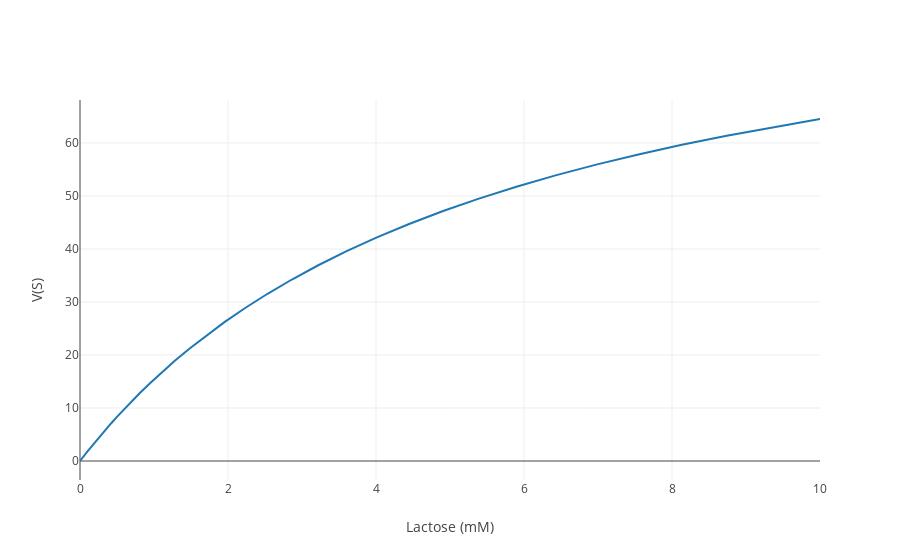

Write notebook code for a chart like this one.
### Code cell
model = """
model test
    compartment cytoplasm;
    cytoplasm = 1.0; #this is a rather unitless volume, if you increase this you increase the volume and thus the reaction proceeds slower
    var species lactose, glucgalac;

    lactose = 10.0;
    glucgalac = 0.0;
    lactose in cytoplasm; glucgalac in cytoplasm;
    J1: lactose -> glucgalac; (kcat*lactose*Etot)/(km+lactose);

    kcat = 10.0;
    km = 5.5; #from Brenda
    Etot = 10.0;
end
"""
# load models
r = te.loada(model)
r.simulate(0,10,1000,["lactose","J1"])
r.plot(xtitle="Lactose (mM)",ytitle="V(S)")

### Figure 1 — Plotly figure (JSON) as saved in the notebook; plotly's stock layout.template omitted (floating-point values rounded to 4 significant figures; data arrays with more than 128 entries replaced by an {"elided": "..."} marker saying what was removed)
{"data": [{"type": "scatter", "x": {"elided": "1000 float values"}, "y": {"elided": "1000 float values"}, "name": "J1", "opacity": 1, "mode": "lines"}], "layout": {"xaxis": {"title": "Lactose (mM)"}, "yaxis": {"title": "V(S)"}}}
